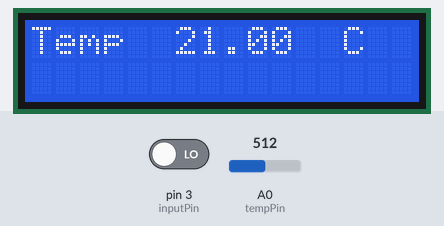
Recording of a sketch running on a simulated Arduino Uno, built with avr-gcc and run on an emulated ATmega328P. Shown: 16×2 character LCD. The test bench sets the inputs (shaded band); at power-on: A0 (tempPin) = 512, pin 3 (inputPin) LOW.

Above: at 1.2 s.
1.3 s: A0 (tempPin) set to 716
At 2.6 s:
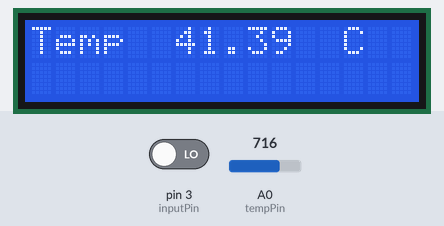
2.9 s: A0 (tempPin) set to 900
At 3.4 s:
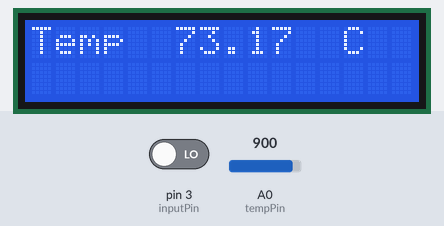
4.4 s: A0 (tempPin) set to 1023
At 5.7 s:
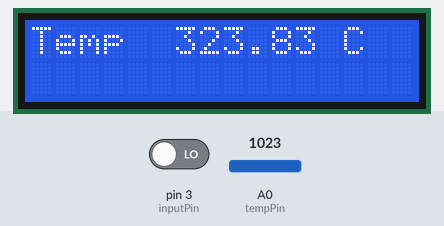
Timing chart, 0 to 7.4 s (numbered marks = the images above; inputs shaded):
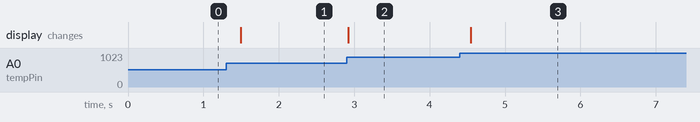

Measured:
- after the input at 1.3 s, the display: changes after 0.19 s (image 1)
- after the input at 2.9 s, the display: changes at once (image 2)
- after the input at 4.4 s, the display: changes after 0.15 s (image 3)

The sketch:

Thermometer.ino
```cpp
#include <LiquidCrystal.h>
int tempPin = 0;
int inputPin = 3;               // Connect sensor to input pin 3
//                BS  E  D4 D5  D6 D7
LiquidCrystal lcd(7, 8, 9, 10, 11, 12);
void setup()
{
  /*lcd.begin(cols, rows)
cols = lil fields
rows = layers
  */
  lcd.begin(16, 2);
  pinMode(inputPin, INPUT);     // declare button as input
}
void loop()
{
  int val = digitalRead(inputPin);  // read input value
  int tempReading = analogRead(tempPin);
  int onoff = onoff; // a switch controlled by the button

  // catch temp with some formula i found online
  double tempK = log(10000.0 * ((1024.0 / tempReading - 1)));
  tempK = 1 / (0.001129148 + (0.000234125 + (0.0000000876741 * tempK * tempK )) * tempK );       //  Temp Kelvin
  // turns it into a unit of measurement that isnt shit
  float tempC = tempK - 277.15;            // Convert Kelvin to Celcius

    if (val == HIGH && onoff == 0) {   // check if the input is HIGH and display is off
    onoff = 1;}  // turn display on
    if (val == HIGH && onoff == 1) {   // check if the input is HIGH and display is on
    onoff = 0;}  // turn display off

  if (onoff == 1) {   // check if the input is HIGH and display is on
      // build Temperature in C text
  lcd.setCursor(0, 0);
  lcd.print("Temp         C  ");
  lcd.setCursor(6, 0);
  // Display Temperature in C
  lcd.print(tempC);
  delay(200); } // small delay to prevent button fuckery & make text more readable
}
```
